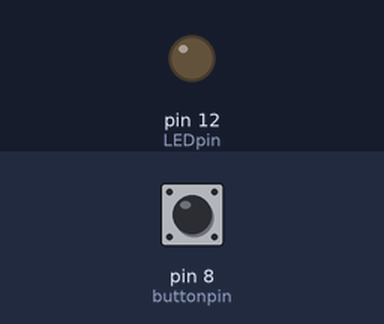
Simulated run of this sketch. Board: Arduino Uno, built with avr-gcc and run on an emulated ATmega328P. On the bench: output pins drawn as LEDs (lit = HIGH). The inputs (shaded band) are chosen by the test bench; at power-on: pin 8 (buttonpin) LOW.

Above: at 1.2 s.
1.3 s: pin 8 (buttonpin) pulled HIGH for 0.15 s
At 1.37 s:
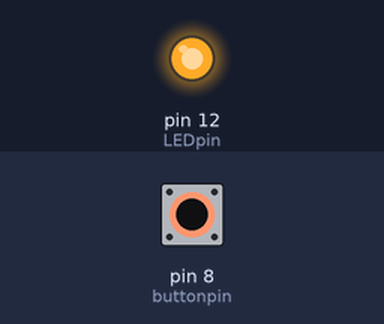
2.9 s: pin 8 (buttonpin) pulled HIGH for 3.2 s
At 7.3 s:
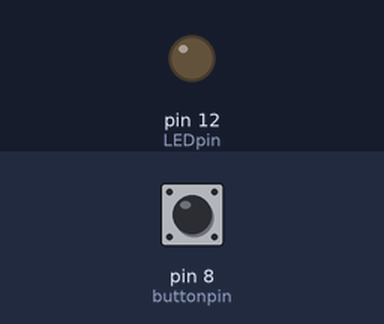
Timing chart, 0 to 8.8 s (numbered marks = the images above; inputs shaded):
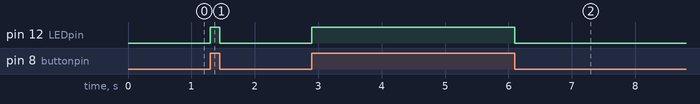

The sketch:

buuton.ino
```cpp
int buttonpin = 8;             // 按键连接引脚8
int LEDpin = 12;         // LED的引脚12

void setup() {
  pinMode(LEDpin, OUTPUT);            // 定义LED的引脚为输出引脚
  pinMode(buttonpin,INPUT);                  // 定义按键引脚为输入引脚
}

void loop() {
  int state = digitalRead(buttonpin);           //读取输出值
  if(state == HIGH ){ // 检查输入是否为高，这里高为按下
    digitalWrite(LEDpin, HIGH);   // 灯亮起状态
  }
  else{
    digitalWrite(LEDpin, LOW);           // 灯关闭状态
  }
}
```

Measured:
- after the input at 1.3 s, pin 12 (LEDpin): LOW → HIGH at once, → LOW 0.15 s later
- after the input at 2.9 s, pin 12 (LEDpin): LOW → HIGH at once, → LOW 3.2 s later
